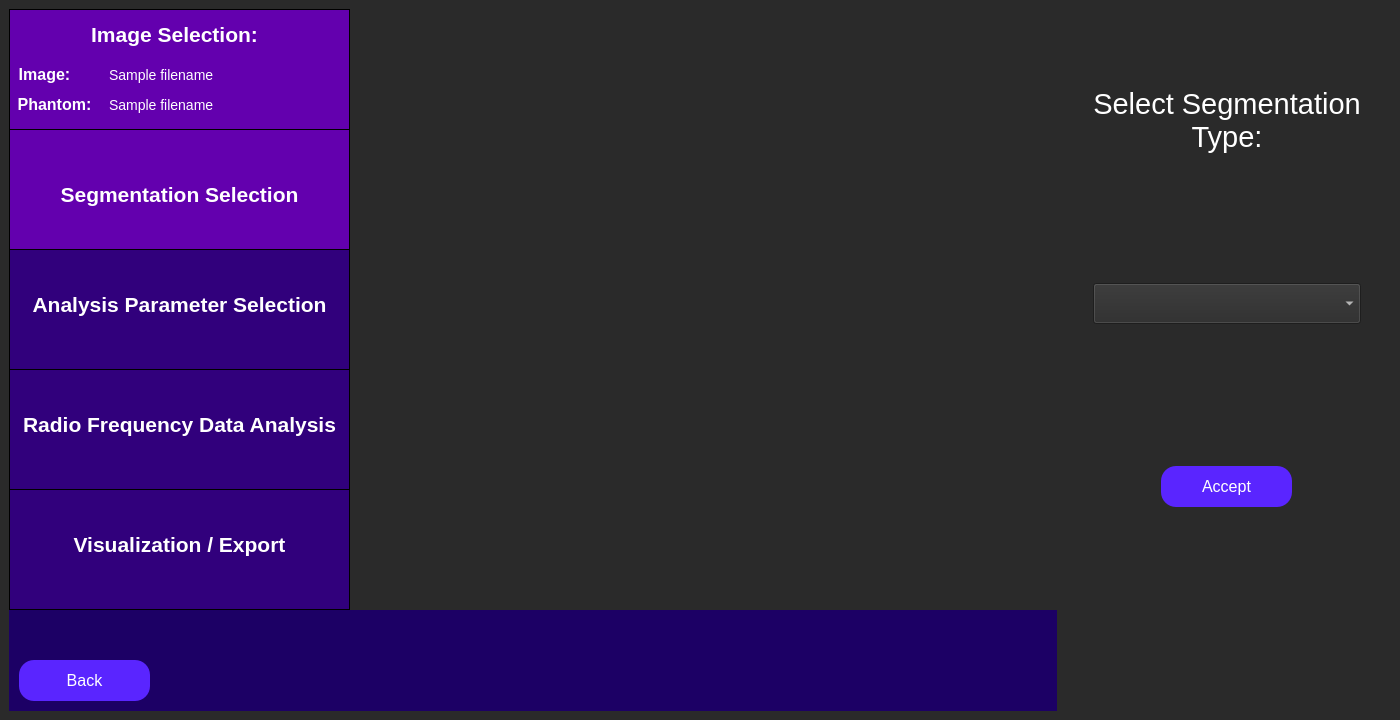
<?xml version="1.0" encoding="UTF-8"?>
<ui version="4.0">
 <class>constructRoi</class>
 <widget class="QWidget" name="constructRoi">
  <property name="minimumSize">
   <size>
    <width>1400</width>
    <height>662</height>
   </size>
  </property>
  <property name="windowTitle">
   <string>Select Region of Interest</string>
  </property>
  <property name="styleSheet">
   <string notr="true">QWidget {
	background: rgb(42, 42, 42);
}</string>
  </property>
  <layout class="QVBoxLayout" name="main_layout">
   <property name="leftMargin">
    <number>0</number>
   </property>
   <property name="topMargin">
    <number>0</number>
   </property>
   <property name="rightMargin">
    <number>0</number>
   </property>
   <property name="bottomMargin">
    <number>0</number>
   </property>
   <item>
    <widget class="QWidget" name="horizontalLayoutWidget_4">
   <layout class="QHBoxLayout" name="full_screen_layout" stretch="0,0">
    <item>
     <layout class="QVBoxLayout" name="side_bar_layout" stretch="0,0">
      <property name="spacing">
       <number>0</number>
      </property>
      <property name="sizeConstraint">
       <enum>QLayout::SetMaximumSize</enum>
      </property>
      <item>
       <widget class="QWidget" name="sidebar" native="true">
        <property name="minimumSize">
         <size>
          <width>341</width>
          <height>601</height>
         </size>
        </property>
        <property name="maximumSize">
         <size>
          <width>241</width>
          <height>601</height>
         </size>
        </property>
        <property name="toolTip">
         <string>&lt;html&gt;&lt;head/&gt;&lt;body&gt;&lt;p&gt;&lt;br/&gt;&lt;/p&gt;&lt;/body&gt;&lt;/html&gt;</string>
        </property>
        <property name="styleSheet">
         <string notr="true">QWidget {
	background-color: rgb(28, 0, 101);
}</string>
        </property>
        <widget class="QFrame" name="imageSelectionSidebar">
         <property name="geometry">
          <rect>
           <x>0</x>
           <y>0</y>
           <width>341</width>
           <height>121</height>
          </rect>
         </property>
         <property name="minimumSize">
          <size>
           <width>341</width>
           <height>121</height>
          </size>
         </property>
         <property name="maximumSize">
          <size>
           <width>341</width>
           <height>121</height>
          </size>
         </property>
         <property name="styleSheet">
          <string notr="true">QFrame {
	background-color: rgb(99, 0, 174);
	border: 1px solid black;
}</string>
         </property>
         <property name="frameShape">
          <enum>QFrame::StyledPanel</enum>
         </property>
         <property name="frameShadow">
          <enum>QFrame::Raised</enum>
         </property>
         <widget class="QLabel" name="imageSelectionLabelSidebar">
          <property name="geometry">
           <rect>
            <x>70</x>
            <y>0</y>
            <width>191</width>
            <height>51</height>
           </rect>
          </property>
          <property name="styleSheet">
           <string notr="true">QLabel {
	font-size: 21px;
	color: rgb(255, 255, 255);
	background-color: rgba(255, 255, 255, 0);
	border: 0px;
	font-weight: bold;
}</string>
          </property>
          <property name="text">
           <string>Image Selection:</string>
          </property>
          <property name="alignment">
           <set>Qt::AlignCenter</set>
          </property>
         </widget>
         <widget class="QLabel" name="imageLabel">
          <property name="geometry">
           <rect>
            <x>-60</x>
            <y>40</y>
            <width>191</width>
            <height>51</height>
           </rect>
          </property>
          <property name="styleSheet">
           <string notr="true">QLabel {
	font-size: 16px;
	color: rgb(255, 255, 255);
	background-color: rgba(255, 255, 255, 0);
	border: 0px;
	font-weight: bold;
}</string>
          </property>
          <property name="text">
           <string>Image:</string>
          </property>
          <property name="alignment">
           <set>Qt::AlignCenter</set>
          </property>
         </widget>
         <widget class="QLabel" name="phantomLabel">
          <property name="geometry">
           <rect>
            <x>-50</x>
            <y>70</y>
            <width>191</width>
            <height>51</height>
           </rect>
          </property>
          <property name="styleSheet">
           <string notr="true">QLabel {
	font-size: 16px;
	color: rgb(255, 255, 255);
	background-color: rgba(255, 255, 255, 0);
	border: 0px;
	font-weight: bold
}</string>
          </property>
          <property name="text">
           <string>Phantom:</string>
          </property>
          <property name="alignment">
           <set>Qt::AlignCenter</set>
          </property>
         </widget>
         <widget class="QLabel" name="image_path_input">
          <property name="geometry">
           <rect>
            <x>100</x>
            <y>40</y>
            <width>241</width>
            <height>51</height>
           </rect>
          </property>
          <property name="styleSheet">
           <string notr="true">QLabel {
	font-size: 14px;
	color: rgb(255, 255, 255);
	background-color: rgba(255, 255, 255, 0);
	border: 0px;
}</string>
          </property>
          <property name="text">
           <string>Sample filename </string>
          </property>
          <property name="alignment">
           <set>Qt::AlignLeading|Qt::AlignLeft|Qt::AlignVCenter</set>
          </property>
         </widget>
         <widget class="QLabel" name="phantom_path_input">
          <property name="geometry">
           <rect>
            <x>100</x>
            <y>70</y>
            <width>241</width>
            <height>51</height>
           </rect>
          </property>
          <property name="styleSheet">
           <string notr="true">QLabel {
	font-size: 14px;
	color: rgb(255, 255, 255);
	background-color: rgba(255, 255, 255, 0);
	border: 0px;
}</string>
          </property>
          <property name="text">
           <string>Sample filename </string>
          </property>
          <property name="alignment">
           <set>Qt::AlignLeading|Qt::AlignLeft|Qt::AlignVCenter</set>
          </property>
         </widget>
        </widget>
        <widget class="QFrame" name="roiSidebar">
         <property name="geometry">
          <rect>
           <x>0</x>
           <y>120</y>
           <width>341</width>
           <height>121</height>
          </rect>
         </property>
         <property name="maximumSize">
          <size>
           <width>341</width>
           <height>121</height>
          </size>
         </property>
         <property name="styleSheet">
          <string notr="true">QFrame {
	background-color: rgb(99, 0, 174);
	border: 1px solid black;
}</string>
         </property>
         <property name="frameShape">
          <enum>QFrame::StyledPanel</enum>
         </property>
         <property name="frameShadow">
          <enum>QFrame::Raised</enum>
         </property>
         <widget class="QLabel" name="roiSidebarLabel">
          <property name="geometry">
           <rect>
            <x>0</x>
            <y>40</y>
            <width>341</width>
            <height>51</height>
           </rect>
          </property>
          <property name="styleSheet">
           <string notr="true">QLabel {
	font-size: 21px;
	color: rgb(255, 255, 255);
	background-color: rgba(255, 255, 255, 0);
	border: 0px;
	font-weight: bold;
}</string>
          </property>
          <property name="text">
           <string>Segmentation Selection</string>
          </property>
          <property name="alignment">
           <set>Qt::AlignCenter</set>
          </property>
         </widget>
        </widget>
        <widget class="QFrame" name="rfAnalysisSidebar">
         <property name="geometry">
          <rect>
           <x>0</x>
           <y>360</y>
           <width>341</width>
           <height>121</height>
          </rect>
         </property>
         <property name="minimumSize">
          <size>
           <width>341</width>
           <height>121</height>
          </size>
         </property>
         <property name="maximumSize">
          <size>
           <width>341</width>
           <height>121</height>
          </size>
         </property>
         <property name="styleSheet">
          <string notr="true">QFrame {
	background-color:  rgb(49, 0, 124);
	border: 1px solid black;
}</string>
         </property>
         <property name="frameShape">
          <enum>QFrame::StyledPanel</enum>
         </property>
         <property name="frameShadow">
          <enum>QFrame::Raised</enum>
         </property>
         <widget class="QLabel" name="rfAnalysisLabel">
          <property name="geometry">
           <rect>
            <x>0</x>
            <y>30</y>
            <width>341</width>
            <height>51</height>
           </rect>
          </property>
          <property name="styleSheet">
           <string notr="true">QLabel {
	font-size: 21px;
	color: rgb(255, 255, 255);
	background-color: rgba(255, 255, 255, 0);
	border: 0px;
	font-weight: bold;
}</string>
          </property>
          <property name="text">
           <string>Radio Frequency Data Analysis</string>
          </property>
          <property name="alignment">
           <set>Qt::AlignCenter</set>
          </property>
         </widget>
        </widget>
        <widget class="QFrame" name="exportResultsSidebar">
         <property name="geometry">
          <rect>
           <x>0</x>
           <y>480</y>
           <width>341</width>
           <height>121</height>
          </rect>
         </property>
         <property name="minimumSize">
          <size>
           <width>341</width>
           <height>121</height>
          </size>
         </property>
         <property name="maximumSize">
          <size>
           <width>341</width>
           <height>121</height>
          </size>
         </property>
         <property name="styleSheet">
          <string notr="true">QFrame {
	background-color:  rgb(49, 0, 124);
	border: 1px solid black;
}</string>
         </property>
         <property name="frameShape">
          <enum>QFrame::StyledPanel</enum>
         </property>
         <property name="frameShadow">
          <enum>QFrame::Raised</enum>
         </property>
         <widget class="QLabel" name="exportResultsLabel">
          <property name="geometry">
           <rect>
            <x>20</x>
            <y>30</y>
            <width>301</width>
            <height>51</height>
           </rect>
          </property>
          <property name="styleSheet">
           <string notr="true">QLabel {
	font-size: 21px;
	color: rgb(255, 255, 255);
	background-color: rgba(255, 255, 255, 0);
	border: 0px;
	font-weight: bold;
}</string>
          </property>
          <property name="text">
           <string>Visualization / Export</string>
          </property>
          <property name="alignment">
           <set>Qt::AlignCenter</set>
          </property>
         </widget>
        </widget>
        <widget class="QFrame" name="analysisParamsSidebar">
         <property name="geometry">
          <rect>
           <x>0</x>
           <y>240</y>
           <width>341</width>
           <height>121</height>
          </rect>
         </property>
         <property name="maximumSize">
          <size>
           <width>341</width>
           <height>121</height>
          </size>
         </property>
         <property name="styleSheet">
          <string notr="true">QFrame {
	background-color: rgb(49, 0, 124);
	border: 1px solid black;
}</string>
         </property>
         <property name="frameShape">
          <enum>QFrame::StyledPanel</enum>
         </property>
         <property name="frameShadow">
          <enum>QFrame::Raised</enum>
         </property>
         <widget class="QLabel" name="analysisParamsLabel">
          <property name="geometry">
           <rect>
            <x>0</x>
            <y>30</y>
            <width>341</width>
            <height>51</height>
           </rect>
          </property>
          <property name="styleSheet">
           <string notr="true">QLabel {
	font-size: 21px;
	color: rgb(255, 255, 255);
	background-color: rgba(255, 255, 255, 0);
	border: 0px;
	font-weight:bold;
}</string>
          </property>
          <property name="text">
           <string>Analysis Parameter Selection</string>
          </property>
          <property name="alignment">
           <set>Qt::AlignCenter</set>
          </property>
         </widget>
        </widget>
       </widget>
      </item>
      <item>
       <widget class="QFrame" name="gridFrame">
        <property name="maximumSize">
         <size>
          <width>341</width>
          <height>16777215</height>
         </size>
        </property>
        <property name="styleSheet">
         <string notr="true">QFrame {
	background-color: rgb(28, 0, 101);
}</string>
        </property>
        <layout class="QGridLayout" name="backButtonGrid" rowstretch="0,0">
         <property name="sizeConstraint">
          <enum>QLayout::SetMinAndMaxSize</enum>
         </property>
         <property name="leftMargin">
          <number>10</number>
         </property>
         <property name="topMargin">
          <number>10</number>
         </property>
         <property name="rightMargin">
          <number>10</number>
         </property>
         <property name="bottomMargin">
          <number>10</number>
         </property>
         <item row="0" column="0">
          <spacer name="verticalSpacer">
           <property name="orientation">
            <enum>Qt::Vertical</enum>
           </property>
           <property name="sizeHint" stdset="0">
            <size>
             <width>20</width>
             <height>40</height>
            </size>
           </property>
          </spacer>
         </item>
         <item row="1" column="1">
          <spacer name="horizontalSpacer">
           <property name="orientation">
            <enum>Qt::Horizontal</enum>
           </property>
           <property name="sizeHint" stdset="0">
            <size>
             <width>40</width>
             <height>20</height>
            </size>
           </property>
          </spacer>
         </item>
         <item row="1" column="0">
          <widget class="QPushButton" name="back_button">
           <property name="minimumSize">
            <size>
             <width>131</width>
             <height>41</height>
            </size>
           </property>
           <property name="maximumSize">
            <size>
             <width>131</width>
             <height>41</height>
            </size>
           </property>
           <property name="styleSheet">
            <string notr="true">QPushButton {
	color: white;
	font-size: 16px;
	background: rgb(90, 37, 255);
	border-radius: 15px;
}</string>
           </property>
           <property name="text">
            <string>Back</string>
           </property>
          </widget>
         </item>
        </layout>
       </widget>
      </item>
     </layout>
    </item>
    <item>
     <layout class="QVBoxLayout" name="select_type_layout" stretch="2,2,2,1">
      <property name="spacing">
       <number>50</number>
      </property>
      <property name="leftMargin">
       <number>30</number>
      </property>
      <property name="rightMargin">
       <number>30</number>
      </property>
      <item alignment="Qt::AlignHCenter|Qt::AlignVCenter">
       <widget class="QLabel" name="select_type_label">
        <property name="styleSheet">
         <string notr="true">QLabel {
	font-size: 29px;
	color: rgb(255, 255, 255);
	background-color: rgba(255, 255, 255, 0);
}</string>
        </property>
        <property name="text">
         <string>Select Segmentation Type:</string>
        </property>
        <property name="textFormat">
         <enum>Qt::AutoText</enum>
        </property>
        <property name="scaledContents">
         <bool>false</bool>
        </property>
        <property name="alignment">
         <set>Qt::AlignCenter</set>
        </property>
        <property name="wordWrap">
         <bool>true</bool>
        </property>
       </widget>
      </item>
      <item>
       <widget class="QComboBox" name="seg_type_dropdown">
        <property name="minimumSize">
         <size>
          <width>180</width>
          <height>41</height>
         </size>
        </property>
        <property name="maximumSize">
         <size>
          <width>16777215</width>
          <height>16777215</height>
         </size>
        </property>
        <property name="font">
         <font>
          <pointsize>16</pointsize>
         </font>
        </property>
        <property name="styleSheet">
         <string notr="true">QComboBox {
	color: white;
}</string>
        </property>
       </widget>
      </item>
      <item alignment="Qt::AlignHCenter|Qt::AlignVCenter">
       <widget class="QPushButton" name="accept_type_button">
        <property name="minimumSize">
         <size>
          <width>131</width>
          <height>41</height>
         </size>
        </property>
        <property name="maximumSize">
         <size>
          <width>131</width>
          <height>41</height>
         </size>
        </property>
        <property name="styleSheet">
         <string notr="true">QPushButton {
	color: white;
	font-size: 16px;
	background: rgb(90, 37, 255);
	border-radius: 15px;
}</string>
        </property>
        <property name="text">
         <string>Accept</string>
        </property>
       </widget>
      </item>
      <item>
       <spacer name="verticalSpacer_10">
        <property name="orientation">
         <enum>Qt::Vertical</enum>
        </property>
        <property name="sizeHint" stdset="0">
         <size>
          <width>20</width>
          <height>40</height>
         </size>
        </property>
       </spacer>
      </item>
     </layout>
    </item>
   </layout>
  </widget>
   </item>
  </layout>
 </widget>
 <resources/>
 <connections/>
</ui>
